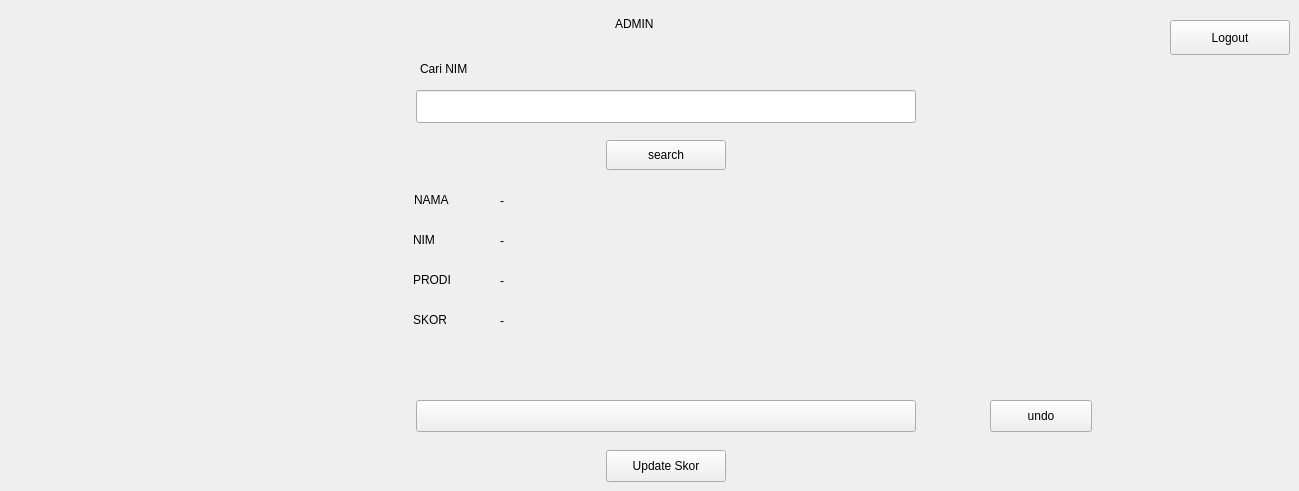
   <widget class="QWidget" name="adminpage_3">
    <widget class="PushButton" name="PushButton_4">
     <property name="geometry">
      <rect>
       <x>606</x>
       <y>140</y>
       <width>120</width>
       <height>30</height>
      </rect>
     </property>
     <property name="cursor">
      <cursorShape>PointingHandCursor</cursorShape>
     </property>
     <property name="text">
      <string>search</string>
     </property>
    </widget>
    <widget class="BodyLabel" name="prodi_a">
     <property name="geometry">
      <rect>
       <x>500</x>
       <y>270</y>
       <width>541</width>
       <height>21</height>
      </rect>
     </property>
     <property name="text">
      <string>-</string>
     </property>
     <property name="lightColor" stdset="0">
      <color>
       <red>255</red>
       <green>255</green>
       <blue>255</blue>
      </color>
     </property>
     <property name="pixelFontSize" stdset="0">
      <number>16</number>
     </property>
    </widget>
    <widget class="BodyLabel" name="nama_a">
     <property name="geometry">
      <rect>
       <x>500</x>
       <y>190</y>
       <width>541</width>
       <height>21</height>
      </rect>
     </property>
     <property name="text">
      <string>-</string>
     </property>
     <property name="lightColor" stdset="0">
      <color>
       <red>255</red>
       <green>255</green>
       <blue>255</blue>
      </color>
     </property>
     <property name="pixelFontSize" stdset="0">
      <number>16</number>
     </property>
    </widget>
    <widget class="BodyLabel" name="BodyLabel_9">
     <property name="geometry">
      <rect>
       <x>413</x>
       <y>310</y>
       <width>41</width>
       <height>20</height>
      </rect>
     </property>
     <property name="text">
      <string>SKOR</string>
     </property>
     <property name="lightColor" stdset="0">
      <color>
       <red>255</red>
       <green>255</green>
       <blue>255</blue>
      </color>
     </property>
     <property name="pixelFontSize" stdset="0">
      <number>16</number>
     </property>
    </widget>
    <widget class="BodyLabel" name="BodyLabel_15">
     <property name="geometry">
      <rect>
       <x>413</x>
       <y>270</y>
       <width>51</width>
       <height>20</height>
      </rect>
     </property>
     <property name="text">
      <string>PRODI</string>
     </property>
     <property name="lightColor" stdset="0">
      <color>
       <red>255</red>
       <green>255</green>
       <blue>255</blue>
      </color>
     </property>
     <property name="pixelFontSize" stdset="0">
      <number>16</number>
     </property>
    </widget>
    <widget class="BodyLabel" name="BodyLabel_16">
     <property name="geometry">
      <rect>
       <x>413</x>
       <y>230</y>
       <width>41</width>
       <height>20</height>
      </rect>
     </property>
     <property name="text">
      <string>NIM</string>
     </property>
     <property name="lightColor" stdset="0">
      <color>
       <red>255</red>
       <green>255</green>
       <blue>255</blue>
      </color>
     </property>
     <property name="pixelFontSize" stdset="0">
      <number>16</number>
     </property>
    </widget>
    <widget class="BodyLabel" name="skor_a">
     <property name="geometry">
      <rect>
       <x>500</x>
       <y>310</y>
       <width>411</width>
       <height>21</height>
      </rect>
     </property>
     <property name="text">
      <string>-</string>
     </property>
     <property name="lightColor" stdset="0">
      <color>
       <red>255</red>
       <green>255</green>
       <blue>255</blue>
      </color>
     </property>
     <property name="pixelFontSize" stdset="0">
      <number>16</number>
     </property>
    </widget>
    <widget class="BodyLabel" name="nim_a">
     <property name="geometry">
      <rect>
       <x>500</x>
       <y>230</y>
       <width>411</width>
       <height>21</height>
      </rect>
     </property>
     <property name="text">
      <string>-</string>
     </property>
     <property name="lightColor" stdset="0">
      <color>
       <red>255</red>
       <green>255</green>
       <blue>255</blue>
      </color>
     </property>
     <property name="pixelFontSize" stdset="0">
      <number>16</number>
     </property>
    </widget>
    <widget class="BodyLabel" name="BodyLabel_17">
     <property name="geometry">
      <rect>
       <x>414</x>
       <y>190</y>
       <width>51</width>
       <height>20</height>
      </rect>
     </property>
     <property name="text">
      <string>NAMA</string>
     </property>
     <property name="lightColor" stdset="0">
      <color>
       <red>255</red>
       <green>255</green>
       <blue>255</blue>
      </color>
     </property>
     <property name="pixelFontSize" stdset="0">
      <number>16</number>
     </property>
    </widget>
    <widget class="SubtitleLabel" name="SubtitleLabel_4">
     <property name="geometry">
      <rect>
       <x>615</x>
       <y>10</y>
       <width>101</width>
       <height>27</height>
      </rect>
     </property>
     <property name="text">
      <string>ADMIN</string>
     </property>
     <property name="lightColor" stdset="0">
      <color>
       <red>255</red>
       <green>255</green>
       <blue>255</blue>
      </color>
     </property>
     <property name="pixelFontSize" stdset="0">
      <number>30</number>
     </property>
    </widget>
    <widget class="ComboBox" name="ComboBox">
     <property name="geometry">
      <rect>
       <x>416</x>
       <y>400</y>
       <width>500</width>
       <height>32</height>
      </rect>
     </property>
     <property name="sizePolicy">
      <sizepolicy hsizetype="Fixed" vsizetype="Fixed">
       <horstretch>0</horstretch>
       <verstretch>0</verstretch>
      </sizepolicy>
     </property>
     <property name="maximumSize">
      <size>
       <width>511</width>
       <height>16777215</height>
      </size>
     </property>
     <property name="styleSheet">
      <string notr="true">ComboBox {
    border: 1px solid rgba(0, 0, 0, 0.073);
    border-radius: 5px;
    border-bottom: 1px solid rgba(0, 0, 0, 0.183);
    padding: 5px 31px 6px 11px;
    /* font: 14px 'Segoe UI', 'Microsoft YaHei', 'PingFang SC'; */
    color: black;
    background-color: rgba(255, 255, 255, 0.7);
    text-align: left;
}

ComboBox:hover {
    background-color: rgba(249, 249, 249, 0.5);
	adjustSize()
}

ComboBox:pressed {
    background-color: rgba(249, 249, 249, 0.3);
    border-bottom: 1px solid rgba(0, 0, 0, 0.073);
    color: rgba(0, 0, 0, 0.63);
	adjustSize()
}

ComboBox:disabled {
    color: rgba(0, 0, 0, 0.36);
    background: rgba(249, 249, 249, 0.3);
    border: 1px solid rgba(0, 0, 0, 0.06);
    border-bottom: 1px solid rgba(0, 0, 0, 0.06);
}
</string>
     </property>
    </widget>
    <widget class="PushButton" name="update_skor">
     <property name="geometry">
      <rect>
       <x>606</x>
       <y>450</y>
       <width>120</width>
       <height>32</height>
      </rect>
     </property>
     <property name="cursor">
      <cursorShape>PointingHandCursor</cursorShape>
     </property>
     <property name="text">
      <string>Update Skor</string>
     </property>
    </widget>
    <widget class="PushButton" name="btn_logout3">
     <property name="geometry">
      <rect>
       <x>1170</x>
       <y>20</y>
       <width>120</width>
       <height>35</height>
      </rect>
     </property>
     <property name="cursor">
      <cursorShape>PointingHandCursor</cursorShape>
     </property>
     <property name="styleSheet">
      <string notr="true">PushButton, ToolButton, ToggleButton, ToggleToolButton {
    color: black;
    background: rgba(255, 255, 255, 0.7);
    border: 1px solid rgba(0, 0, 0, 0.073);
    border-bottom: 1px solid rgba(0, 0, 0, 0.183);
    border-radius: 10px;
    /* font: 14px 'Segoe UI', 'Microsoft YaHei'; */
    padding: 5px 12px 6px 12px;
    outline: none;
}

ToolButton {
    padding: 5px 9px 6px 8px;
}

PushButton[hasIcon=false] {
    padding: 5px 12px 6px 12px;
}

PushButton[hasIcon=true] {
    padding: 5px 12px 6px 36px;
}

DropDownToolButton, PrimaryDropDownToolButton {
    padding: 5px 31px 6px 8px;
}

DropDownPushButton[hasIcon=false],
PrimaryDropDownPushButton[hasIcon=false] {
    padding: 5px 31px 6px 12px;
}

DropDownPushButton[hasIcon=true],
PrimaryDropDownPushButton[hasIcon=true] {
    padding: 5px 31px 6px 36px;
}

PushButton:hover, ToolButton:hover, ToggleButton:hover, ToggleToolButton:hover {
    background: rgba(249, 249, 249, 0.5);
}

PushButton:pressed, ToolButton:pressed, ToggleButton:pressed, ToggleToolButton:pressed {
    color: rgba(0, 0, 0, 0.63);
    background: rgba(249, 249, 249, 0.3);
    border-bottom: 1px solid rgba(0, 0, 0, 0.073);
}

PushButton:disabled, ToolButton:disabled, ToggleButton:disabled, ToggleToolButton:disabled {
    color: rgba(0, 0, 0, 0.36);
    background: rgba(249, 249, 249, 0.3);
    border: 1px solid rgba(0, 0, 0, 0.06);
    border-bottom: 1px solid rgba(0, 0, 0, 0.06);
}


PrimaryPushButton,
PrimaryToolButton,
ToggleButton:checked,
ToggleToolButton:checked {
    color: white;
    background-color: #009faa;
    border: 1px solid #00a7b3;
    border-bottom: 1px solid #007780;
}

PrimaryPushButton:hover,
PrimaryToolButton:hover,
ToggleButton:checked:hover,
ToggleToolButton:checked:hover {
    background-color: #00a7b3;
    border: 1px solid #2daab3;
    border-bottom: 1px solid #007780;
}

PrimaryPushButton:pressed,
PrimaryToolButton:pressed,
ToggleButton:checked:pressed,
ToggleToolButton:checked:pressed {
    color: rgba(255, 255, 255, 0.63);
    background-color: #3eabb3;
    border: 1px solid #3eabb3;
}

PrimaryPushButton:disabled,
PrimaryToolButton:disabled,
ToggleButton:checked:disabled,
ToggleToolButton:checked:disabled {
    color: rgba(255, 255, 255, 0.9);
    background-color: rgb(205, 205, 205);
    border: 1px solid rgb(205, 205, 205);
}

SplitDropButton,
PrimarySplitDropButton {
    border-left: none;
    border-top-left-radius: 0;
    border-bottom-left-radius: 0;
}

#splitPushButton,
#splitToolButton,
#primarySplitPushButton,
#primarySplitToolButton {
    border-top-right-radius: 0;
    border-bottom-right-radius: 0;
}

#splitPushButton:pressed,
#splitToolButton:pressed,
SplitDropButton:pressed {
    border-bottom: 1px solid rgba(0, 0, 0, 0.183);
}

PrimarySplitDropButton:pressed {
    border-bottom: 1px solid #007780;
}

#primarySplitPushButton, #primarySplitToolButton {
    border-right: 1px solid #3eabb3;
}

#primarySplitPushButton:pressed, #primarySplitToolButton:pressed {
    border-bottom: 1px solid #007780;
}

HyperlinkButton {
    /* font: 14px 'Segoe UI', 'Microsoft YaHei'; */
    padding: 6px 12px 6px 12px;
    color: #009faa;
    border: none;
    border-radius: 6px;
    background-color: transparent;
}

HyperlinkButton[hasIcon=false] {
    padding: 6px 12px 6px 12px;
}

HyperlinkButton[hasIcon=true] {
    padding: 6px 12px 6px 36px;
}

HyperlinkButton:hover {
    color: #009faa;
    background-color: rgba(0, 0, 0, 10);
    border: none;
}

HyperlinkButton:pressed {
    color: #009faa;
    background-color: rgba(0, 0, 0, 6);
    border: none;
}

HyperlinkButton:disabled {
    color: rgba(0, 0, 0, 0.43);
    background-color: transparent;
    border: none;
}


RadioButton {
    min-height: 24px;
    max-height: 24px;
    background-color: transparent;
    font: 14px 'Segoe UI', 'Microsoft YaHei', 'PingFang SC';
    color: black;
}

RadioButton::indicator {
    width: 18px;
    height: 18px;
    border-radius: 11px;
    border: 2px solid #999999;
    background-color: rgba(0, 0, 0, 5);
    margin-right: 4px;
}

RadioButton::indicator:hover {
    background-color: rgba(0, 0, 0, 0);
}

RadioButton::indicator:pressed {
    border: 2px solid #bbbbbb;
    background-color: qradialgradient(spread:pad, cx:0.5, cy:0.5, radius:0.5, fx:0.5, fy:0.5,
            stop:0 rgb(255, 255, 255),
            stop:0.5 rgb(255, 255, 255),
            stop:0.6 rgb(225, 224, 223),
            stop:1 rgb(225, 224, 223));
}

RadioButton::indicator:checked {
    height: 22px;
    width: 22px;
    border: none;
    border-radius: 11px;
    background-color: qradialgradient(spread:pad, cx:0.5, cy:0.5, radius:0.5, fx:0.5, fy:0.5,
            stop:0 rgb(255, 255, 255),
            stop:0.5 rgb(255, 255, 255),
            stop:0.6 #009faa,
            stop:1 #009faa);
}

RadioButton::indicator:checked:hover {
    background-color: qradialgradient(spread:pad, cx:0.5, cy:0.5, radius:0.5, fx:0.5, fy:0.5,
            stop:0 rgb(255, 255, 255),
            stop:0.6 rgb(255, 255, 255),
            stop:0.7 #009faa,
            stop:1 #009faa);
}

RadioButton::indicator:checked:pressed {
    background-color: qradialgradient(spread:pad, cx:0.5, cy:0.5, radius:0.5, fx:0.5, fy:0.5,
            stop:0 rgb(255, 255, 255),
            stop:0.5 rgb(255, 255, 255),
            stop:0.6 #009faa,
            stop:1 #009faa);
}

RadioButton:disabled {
    color: rgba(0, 0, 0, 110);
}

RadioButton::indicator:disabled {
    border: 2px solid #bbbbbb;
    background-color: transparent;
}

RadioButton::indicator:disabled:checked {
    border: none;
    background-color: qradialgradient(spread:pad, cx:0.5, cy:0.5, radius:0.5, fx:0.5, fy:0.5,
            stop:0 rgb(255, 255, 255),
            stop:0.5 rgb(255, 255, 255),
            stop:0.6 rgba(0, 0, 0, 0.2169),
            stop:1 rgba(0, 0, 0, 0.2169));
}

TransparentToolButton,
TransparentToggleToolButton,
TransparentDropDownToolButton,
TransparentPushButton,
TransparentDropDownPushButton,
TransparentTogglePushButton {
    background-color: transparent;
    border: none;
    border-radius: 5px;
    margin: 0;
}

TransparentToolButton:hover,
TransparentToggleToolButton:hover,
TransparentDropDownToolButton:hover,
TransparentPushButton:hover,
TransparentDropDownPushButton:hover,
TransparentTogglePushButton:hover {
    background-color: rgba(0, 0, 0, 9);
    border: none;
}

TransparentToolButton:pressed,
TransparentToggleToolButton:pressed,
TransparentDropDownToolButton:pressed,
TransparentPushButton:pressed,
TransparentDropDownPushButton:pressed,
TransparentTogglePushButton:pressed {
    background-color: rgba(0, 0, 0, 6);
    border: none;
}

TransparentToolButton:disabled,
TransparentToggleToolButton:disabled,
TransparentDropDownToolButton:disabled,
TransprentPushButton:disabled,
TransparentDropDownPushButton:disabled,
TransprentTogglePushButton:disabled {
    background-color: transparent;
    border: none;
}


PillPushButton,
PillPushButton:hover,
PillPushButton:pressed,
PillPushButton:disabled,
PillPushButton:checked,
PillPushButton:checked:hover,
PillPushButton:checked:pressed,
PillPushButton:disabled:checked,
PillToolButton,
PillToolButton:hover,
PillToolButton:pressed,
PillToolButton:disabled,
PillToolButton:checked,
PillToolButton:checked:hover,
PillToolButton:checked:pressed,
PillToolButton:disabled:checked {
    background-color: transparent;
    border: none;
}
</string>
     </property>
     <property name="text">
      <string>Logout</string>
     </property>
     <property name="iconSize">
      <size>
       <width>10</width>
       <height>10</height>
      </size>
     </property>
    </widget>
    <widget class="LineEdit" name="Ledit_NIM">
     <property name="geometry">
      <rect>
       <x>416</x>
       <y>90</y>
       <width>500</width>
       <height>33</height>
      </rect>
     </property>
    </widget>
    <widget class="SubtitleLabel" name="SubtitleLabel_2">
     <property name="geometry">
      <rect>
       <x>420</x>
       <y>55</y>
       <width>119</width>
       <height>27</height>
      </rect>
     </property>
     <property name="text">
      <string>Cari NIM</string>
     </property>
     <property name="lightColor" stdset="0">
      <color>
       <red>255</red>
       <green>255</green>
       <blue>255</blue>
      </color>
     </property>
     <property name="pixelFontSize" stdset="0">
      <number>25</number>
     </property>
    </widget>
    <widget class="ImageLabel" name="admbg">
     <property name="geometry">
      <rect>
       <x>0</x>
       <y>0</y>
       <width>72</width>
       <height>72</height>
      </rect>
     </property>
    </widget>
    <widget class="PushButton" name="undo_btn">
     <property name="geometry">
      <rect>
       <x>990</x>
       <y>400</y>
       <width>102</width>
       <height>32</height>
      </rect>
     </property>
     <property name="text">
      <string>undo</string>
     </property>
    </widget>
    <zorder>admbg</zorder>
    <zorder>PushButton_4</zorder>
    <zorder>prodi_a</zorder>
    <zorder>nama_a</zorder>
    <zorder>BodyLabel_9</zorder>
    <zorder>BodyLabel_15</zorder>
    <zorder>BodyLabel_16</zorder>
    <zorder>skor_a</zorder>
    <zorder>nim_a</zorder>
    <zorder>BodyLabel_17</zorder>
    <zorder>SubtitleLabel_4</zorder>
    <zorder>ComboBox</zorder>
    <zorder>update_skor</zorder>
    <zorder>btn_logout3</zorder>
    <zorder>Ledit_NIM</zorder>
    <zorder>SubtitleLabel_2</zorder>
    <zorder>undo_btn</zorder>
   </widget>
